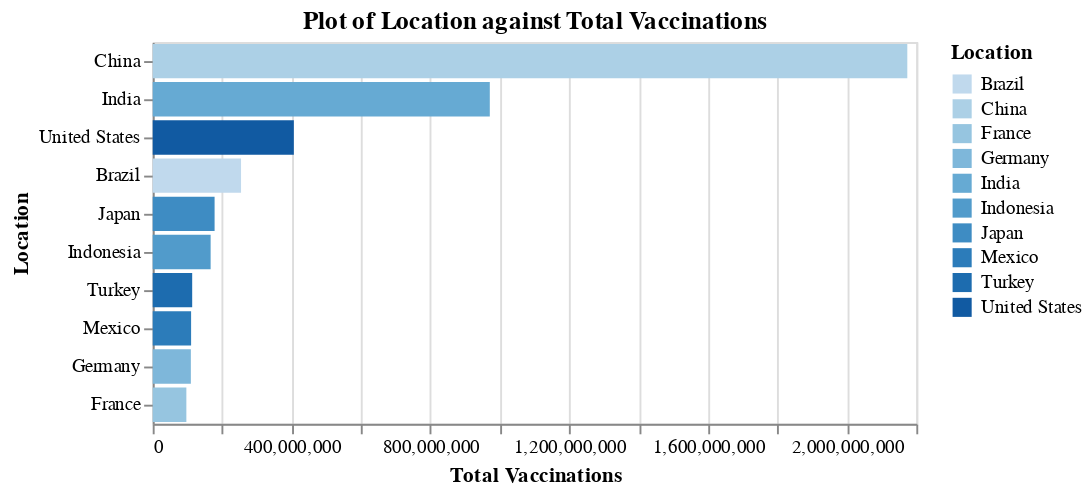

The notebook cell this image was saved under:
### Code cell
plots.plot_bars(top_10_vaccinations_by_countries, 'Total Vaccinations:Q', 'Location:O', plot_type = plots.PLOT_TYPES.FULLY_VACCINATED)

### Figure 1 — Vega-Lite specification as saved in the notebook (floating-point values rounded to 4 significant figures)
{"config": {"view": {"continuousWidth": 400, "continuousHeight": 300}}, "data": {"name": "data-232dc07093de13f0aa749a49f6795e89"}, "mark": "bar", "encoding": {"color": {"type": "ordinal", "field": "Location"}, "tooltip": [{"type": "nominal", "field": "Collection Date"}, {"type": "quantitative", "field": "Population"}, {"type": "nominal", "field": "Location"}, {"type": "quantitative", "field": "People Fully Vaccinated"}, {"type": "quantitative", "field": "Percentage Fully Vaccinated"}], "x": {"type": "quantitative", "field": "Total Vaccinations"}, "y": {"type": "ordinal", "field": "Location", "sort": null}}, "title": "Plot of Location against Total Vaccinations", "$schema": "https://vega.github.io/schema/vega-lite/v4.8.1.json", "datasets": {"data-232dc07093de13f0aa749a49f6795e89": [{"Location": "China", "Collection Date": "2021-09-18", "Total Vaccinations": 2174000000.0, "People Vaccinated": 1101000000.0, "People Fully Vaccinated": 1022000000.0, "Population": 1444000000.0, "Percentage Fully Vaccinated": 70.78}, {"Location": "India", "Collection Date": "2021-10-15", "Total Vaccinations": 971200000.0, "People Vaccinated": 693400000.0, "People Fully Vaccinated": 277700000.0, "Population": 1393000000.0, "Percentage Fully Vaccinated": 19.93}, {"Location": "United States", "Collection Date": "2021-10-15", "Total Vaccinations": 406600000.0, "People Vaccinated": 218300000.0, "People Fully Vaccinated": 188700000.0, "Population": 332900000.0, "Percentage Fully Vaccinated": 56.67}, {"Location": "Brazil", "Collection Date": "2021-10-15", "Total Vaccinations": 254500000.0, "People Vaccinated": 155500000.0, "People Fully Vaccinated": 103800000.0, "Population": 214000000.0, "Percentage Fully Vaccinated": 48.49}, {"Location": "Japan", "Collection Date": "2021-10-14", "Total Vaccinations": 178300000.0, "People Vaccinated": 94600000.0, "People Fully Vaccinated": 83660000.0, "Population": 126100000.0, "Percentage Fully Vaccinated": 66.37}, {"Location": "Indonesia", "Collection Date": "2021-10-15", "Total Vaccinations": 166900000.0, "People Vaccinated": 105500000.0, "People Fully Vaccinated": 61400000.0, "Population": 276400000.0, "Percentage Fully Vaccinated": 22.22}, {"Location": "Turkey", "Collection Date": "2021-10-15", "Total Vaccinations": 113700000.0, "People Vaccinated": 54800000.0, "People Fully Vaccinated": 47120000.0, "Population": 85040000.0, "Percentage Fully Vaccinated": 55.41}, {"Location": "Mexico", "Collection Date": "2021-10-14", "Total Vaccinations": 110600000.0, "People Vaccinated": 67960000.0, "People Fully Vaccinated": 50770000.0, "Population": 130300000.0, "Percentage Fully Vaccinated": 38.98}, {"Location": "Germany", "Collection Date": "2021-10-15", "Total Vaccinations": 109900000.0, "People Vaccinated": 57230000.0, "People Fully Vaccinated": 54660000.0, "Population": 83900000.0, "Percentage Fully Vaccinated": 65.15}, {"Location": "France", "Collection Date": "2021-10-14", "Total Vaccinations": 96920000.0, "People Vaccinated": 50780000.0, "People Fully Vaccinated": 45300000.0, "Population": 67560000.0, "Percentage Fully Vaccinated": 67.05}]}}
